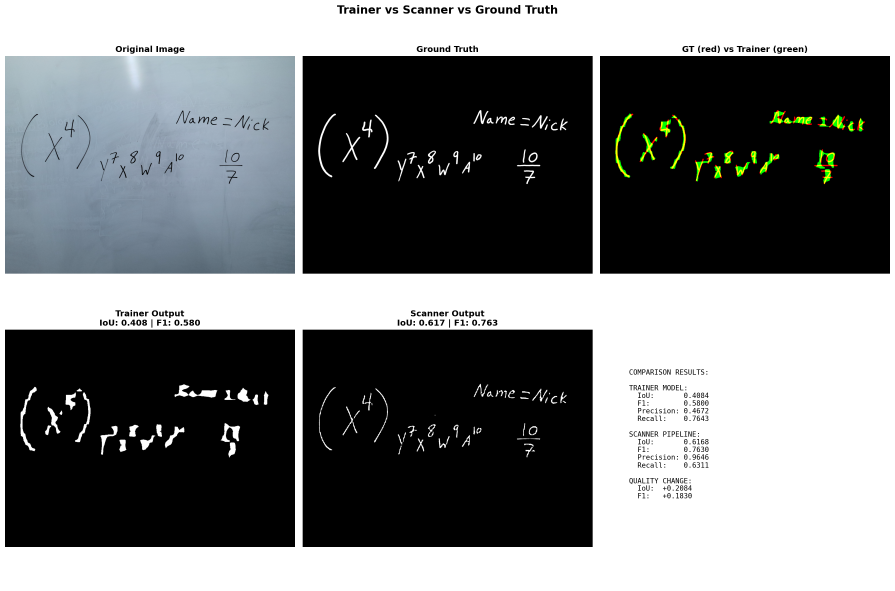
#> input picture dataset/test-images/analysis-photos/test_image_1/1_trainer_vs_scanner.png, 2685 x 1771 px (shown at 1/3 size); its folder holds only this picture in this run
$ python -i generate_augmented_dataset.py   (imports and definitions only)
#> lines starting #> are read from the running program, lines starting #| are printed output that depends on the picture
#> further down, picture is the input picture: PIL image 2685x1771 RGBA; mean R, G, B, A 119.9, 122.2, 123, 255
"""
Generate Augmented Dataset with Realistic Variations

Creates 10 randomized variations per image with diverse augmentations:
- 70% weak: brightness, contrast, gamma, color jitter, noise, blur
- 30% strong: glare overlays, shadow bands, lighting variations

Focuses on DIVERSITY over volume - different angles, strengths, color temps.
Masks remain unchanged (just duplicated).

Usage:
    python generate_augmented_dataset.py

Output: dataset/randomized/images/ and dataset/randomized/masks/
"""

import cv2
import numpy as np
from PIL import Image, ImageEnhance, ImageFilter
from pathlib import Path
import random
import shutil


class AugmentationGenerator:
    """Generate diverse, realistic photo augmentations"""

    def __init__(self):
        # Predefined glare angles for diversity
        self.glare_angles = [15, 35, 55, 75, 95, 115, 135, 155]
        # Predefined shadow angles
        self.shadow_angles = [0, 30, 60, 90, 120, 150]
        # Color temperature presets (warm to cool)
        self.color_temps = [
            (1.15, 1.0, 0.85),   # Warm (tungsten)
            (1.1, 1.0, 0.9),     # Slightly warm
            (1.0, 1.0, 1.0),     # Neutral
            (0.95, 1.0, 1.1),    # Slightly cool
            (0.85, 0.95, 1.15),  # Cool (daylight)
        ]

    def apply_brightness_contrast(self, img, brightness_factor=None, contrast_factor=None):
        """Random brightness and contrast adjustment"""
        if brightness_factor is None:
            brightness_factor = random.uniform(0.7, 1.3)
        if contrast_factor is None:
            contrast_factor = random.uniform(0.8, 1.2)

        enhancer = ImageEnhance.Brightness(img)
        img = enhancer.enhance(brightness_factor)
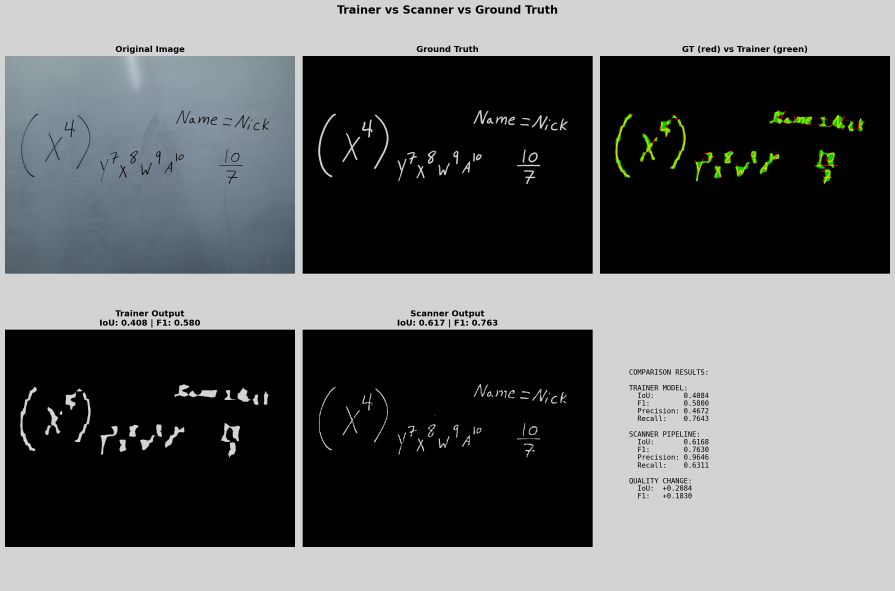
#> img: PIL image 2685x1771 RGBA (shown at 1/3 size); mean R, G, B, A 99.2, 101.1, 101.7, 255
        enhancer = ImageEnhance.Contrast(img)
        img = enhancer.enhance(contrast_factor)
        return img

    def apply_gamma_correction(self, img, gamma=None):
        """Gamma correction for exposure variation"""
        if gamma is None:
            gamma = random.uniform(0.7, 1.4)

        img_array = np.array(img).astype(np.float32) / 255.0
        img_array = np.power(img_array, gamma)
        img_array = (img_array * 255).clip(0, 255).astype(np.uint8)
        return Image.fromarray(img_array)

    def apply_color_jitter(self, img, saturation_factor=None, hue_shift=None):
        """Color jitter with saturation and hue variations"""
        if saturation_factor is None:
            saturation_factor = random.uniform(0.8, 1.3)

        enhancer = ImageEnhance.Color(img)
        img = enhancer.enhance(saturation_factor)

        # Hue shift
        if hue_shift is None:
            hue_shift = random.randint(-15, 15)

        if hue_shift != 0:
            img_hsv = cv2.cvtColor(np.array(img), cv2.COLOR_RGB2HSV).astype(np.float32)
            img_hsv[:, :, 0] = (img_hsv[:, :, 0] + hue_shift) % 180
            img = Image.fromarray(cv2.cvtColor(img_hsv.astype(np.uint8), cv2.COLOR_HSV2RGB))

        return img

    # [102 lines left out: functions apply_gaussian_blur, apply_gaussian_noise, apply_glare_overlay, apply_shadow_overlay, not called in this run]

    def apply_color_temperature(self, img, temp_preset=None):
        """Apply color temperature shift"""
        if temp_preset is None:
            temp_preset = random.choice(self.color_temps)

        r_factor, g_factor, b_factor = temp_preset

        img_array = np.array(img).astype(np.float32)
        img_array[:, :, 0] *= r_factor
        img_array[:, :, 1] *= g_factor
        img_array[:, :, 2] *= b_factor
        img_array = np.clip(img_array, 0, 255).astype(np.uint8)

        return Image.fromarray(img_array)

    def generate_variation(self, img, use_strong=False, variation_id=0):
        """
        Generate a single variation with diverse augmentations

        Args:
            img: PIL Image
            use_strong: If True, apply strong augmentations (glare/shadow)
            variation_id: ID for deterministic diversity
        """
        img = img.copy()

        # Seed for reproducible diversity
        random.seed(hash((id(img), variation_id)))

        if use_strong:
            # STRONG augmentation (30%)
            aug_type = random.choice(['glare', 'shadow', 'glare+shadow'])

            if aug_type == 'glare':
                # Pure glare
                img = self.apply_glare_overlay(img)
                # Light color temp shift
                if random.random() > 0.5:
                    img = self.apply_color_temperature(img)

            elif aug_type == 'shadow':
                # Shadow bands
                img = self.apply_shadow_overlay(img)
                # Compensate with brightness
                img = self.apply_brightness_contrast(img, brightness_factor=random.uniform(1.1, 1.3))

            else:
                # Combined glare + shadow (challenging)
                img = self.apply_glare_overlay(img, strength=random.uniform(0.2, 0.4))
                img = self.apply_shadow_overlay(img, strength=random.uniform(0.1, 0.25))

            # Add some weak augmentation too
            if random.random() > 0.5:
                img = self.apply_gaussian_blur(img, radius=random.uniform(0.3, 0.8))

        else:
            # WEAK augmentation (70%)
            # Always apply some basic adjustments
            img = self.apply_brightness_contrast(img)

            # Random selection of 2-4 weak augmentations
            num_augs = random.randint(2, 4)
            weak_augs = random.sample([
                'gamma', 'color_jitter', 'blur', 'noise', 'color_temp'
            ], num_augs)

            for aug in weak_augs:
                if aug == 'gamma':
                    img = self.apply_gamma_correction(img)
                elif aug == 'color_jitter':
                    img = self.apply_color_jitter(img)
                elif aug == 'blur':
                    img = self.apply_gaussian_blur(img)
                elif aug == 'noise':
                    img = self.apply_gaussian_noise(img)
                elif aug == 'color_temp':
                    img = self.apply_color_temperature(img)
#> this loop made 3 passes
#> pass 1, in apply_color_jitter, `img_hsv = cv2.cvtColor(np.array(img), cv2.COLOR_RGB2HSV).astype(np.flo..`:
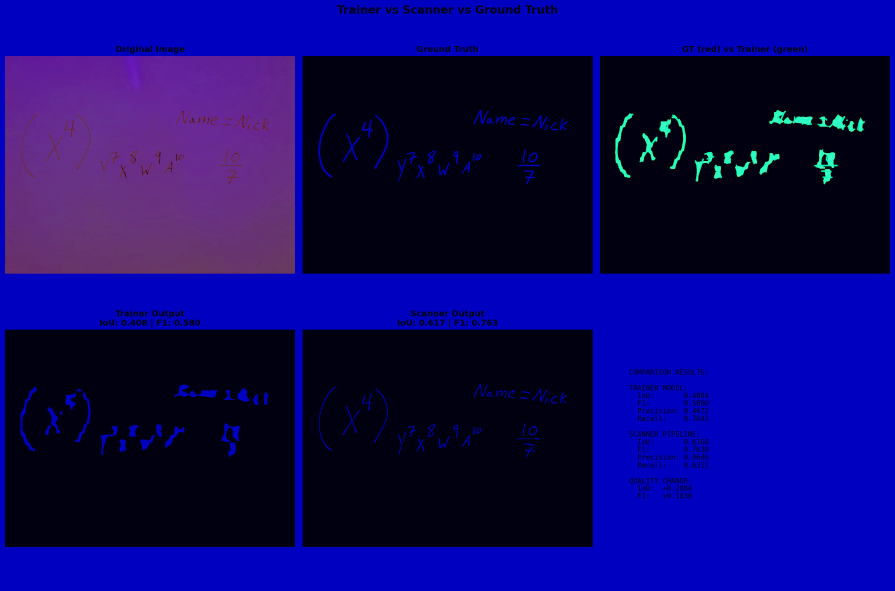
#> img_hsv: shape (1771, 2685, 3) float32 (shown at 1/3 size); mean R, G, B 12.5, 6.4, 98
#> after the loop:
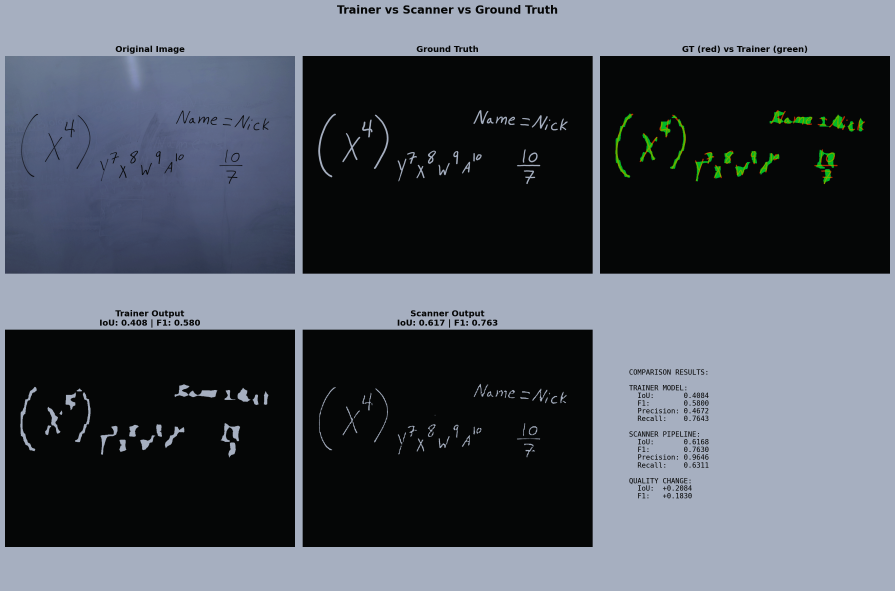
#> img: PIL image 2685x1771 RGB (shown at 1/3 size); mean R, G, B 79, 84.7, 94.5

        # Reset random seed
        random.seed()

        return img


# [102 lines left out: function generate_augmented_dataset, not called in this run]


# [8 lines not run here, left out]

>>> from PIL import Image
>>> picture = Image.open('test-images/analysis-photos/test_image_1/1_trainer_vs_scanner.png')
>>> result = AugmentationGenerator().generate_variation(picture)
